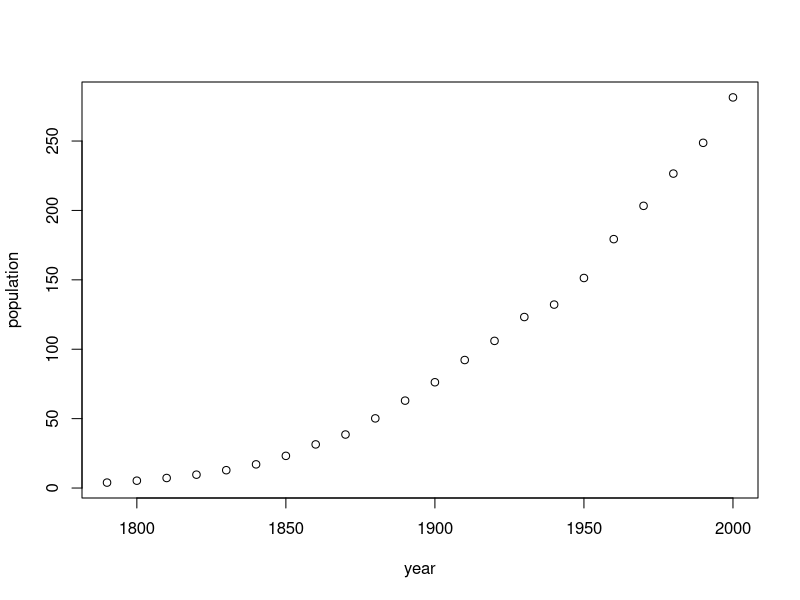
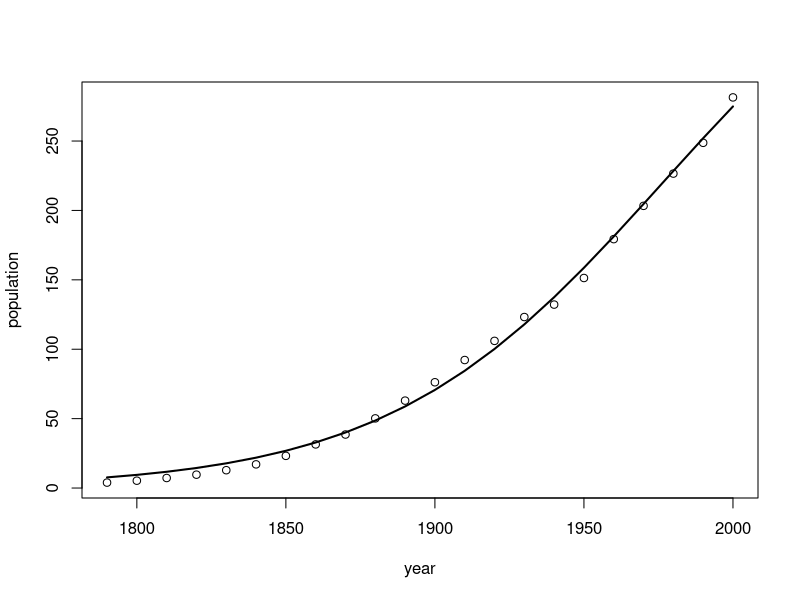
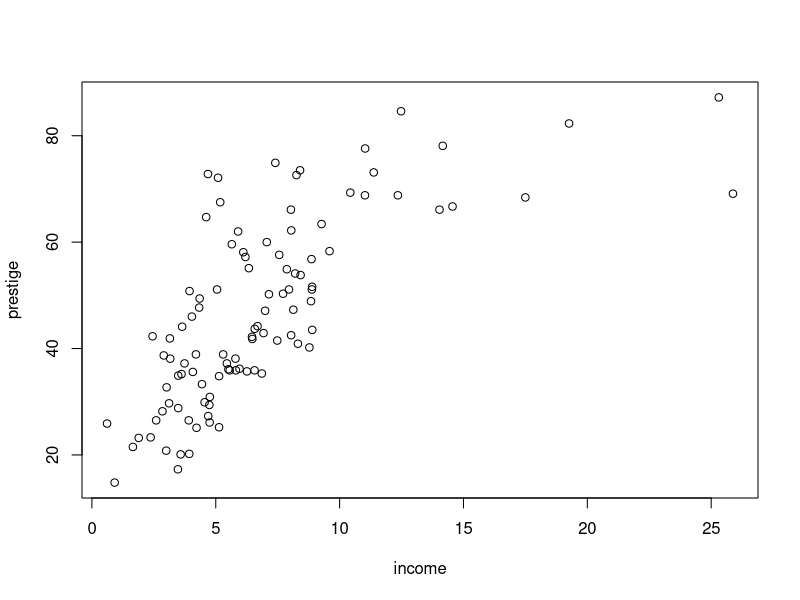
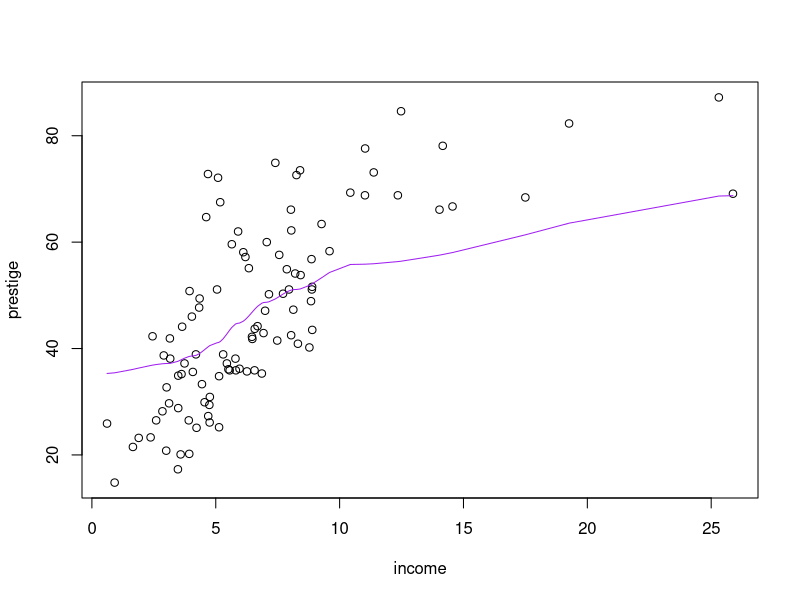
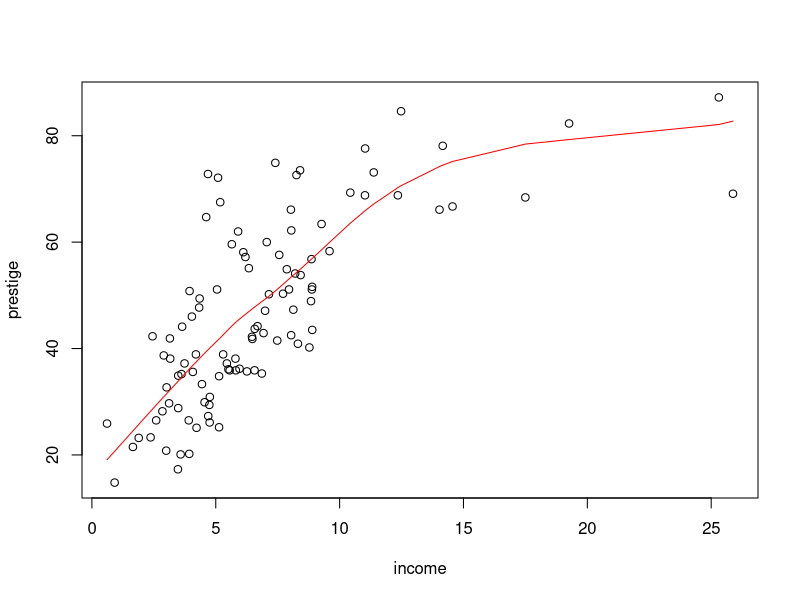
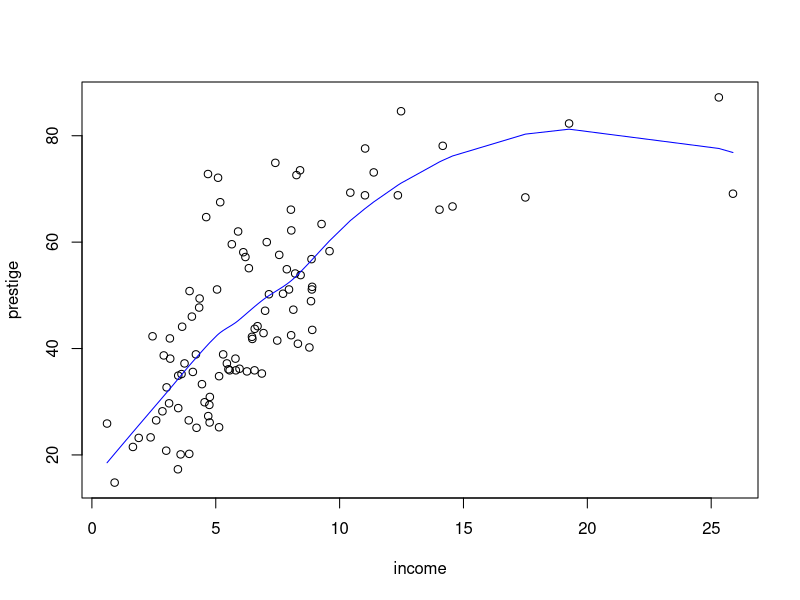
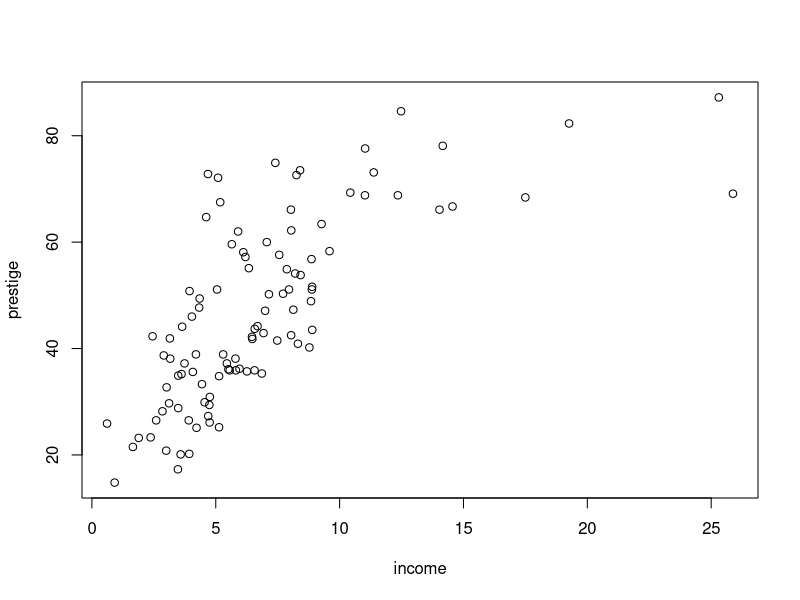
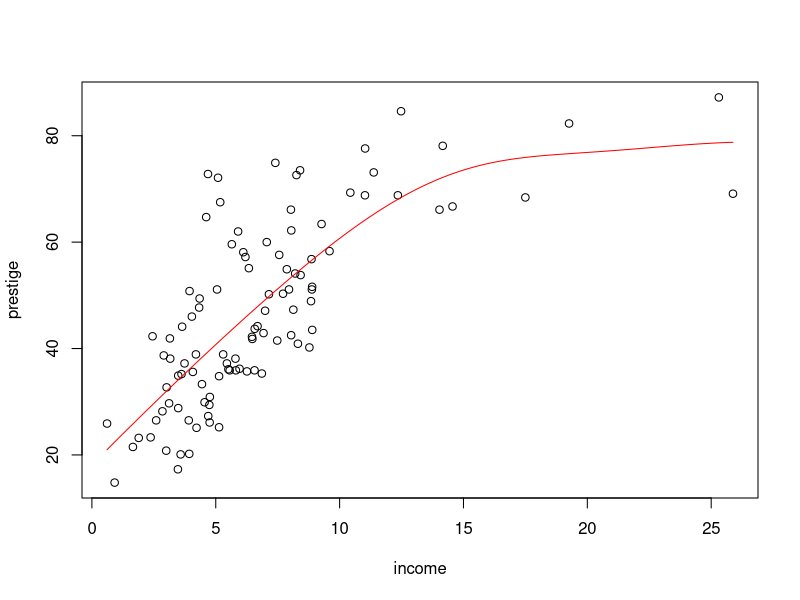

Write R code to recreate these figures, in order.

# Exercise 1.

library(car)

data(USPop)

USPop

attach(USPop)

plot(year, population)


#a)

time=0:21
pop.mod=nls(population~beta1/(1+exp(beta2+beta3*time)),start=list(beta1=350,beta2=4.5,beta3=-0.3),trace=T)

coef(pop.mod)

#       beta1       beta2       beta3 
# 440.8331748   4.0324001  -0.2160592 

plot(year, population)
lines(year, fitted.values(pop.mod), lwd=2)

#b)

predict(pop.mod,list(time=22.5))

# 306.8767
  
detach(USPop)



#________________________________________________________________


# Exercise 2.


library(car)

data(Prestige)

Prestige

attach(Prestige)


# (a)

# Change of scale:

income=income/1000

plot(income,prestige)


# (b)

# Moving average estimator:

l0=loess(prestige~income,degree=0,span=0.75,family="gaussian")

# We draw the fitted curve:

plot(income,prestige)
or=order(income); x=income[or]; y=l0$fitted[or]; lines(x,y,col="purple")


# (c)

# Local linear estimator:

l1=loess(prestige~income,degree=1,span=0.75)

plot(income,prestige); y=l1$fitted[or]; lines(x,y,col="red")


# (d)

# Local quadratic estimator:

l2=loess(prestige~income,degree=2,span=0.75)

plot(income,prestige); y=l2$fitted[or]; lines(x,y,col="blue")


# (e)

# Local polynomial with normal kernel:

library(KernSmooth); plot(income,prestige)

k1=locpoly(income,prestige,degree=1,kernel="normal",bandwidth=5)
plot(income,prestige); lines(k1,col="red")

k1=locpoly(income,prestige,degree=2,kernel="normal",bandwidth=5)
plot(income,prestige); lines(k1,col="red")

k1=locpoly(income,prestige,degree=3,kernel="normal",bandwidth=5)
plot(income,prestige); lines(k1,col="red")


# (f)

# Spline:

s=smooth.spline(income,prestige)
plot(income,prestige)
lines(s,col="orange")




#________________________________________________________________


# Exercise 3.


n=100
x=runif(n,0,1.6)
eps=rnorm(n,0,1/3)
y=sin(4*x)+eps

library(KernSmooth) 

k1=locpoly(x,y,degree=1,kernel="normal",bandwidth=1)
plot(x,y); lines(k1,col="red")

k2=locpoly(x,y,degree=2,kernel="normal",bandwidth=0.2)
plot(x,y); lines(k2,col="red")

k3=locpoly(x,y,degree=3,kernel="normal",bandwidth=2)
plot(x,y); lines(k3,col="red")

# local polynomial of order 2 seems to fit the data well